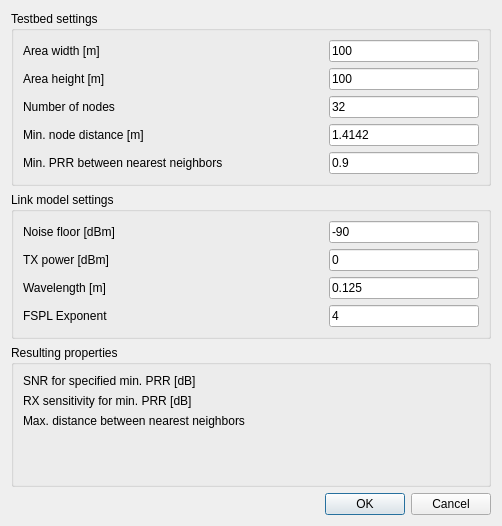
<?xml version="1.0" encoding="UTF-8"?>
<ui version="4.0">
 <class>GenerateTestbedDialog</class>
 <widget class="QDialog" name="GenerateTestbedDialog">
  <property name="geometry">
   <rect>
    <x>0</x>
    <y>0</y>
    <width>500</width>
    <height>526</height>
   </rect>
  </property>
  <property name="windowTitle">
   <string>Generate Testbed</string>
  </property>
  <layout class="QVBoxLayout" name="verticalLayout">
   <item>
    <widget class="QGroupBox" name="groupBox">
     <property name="title">
      <string>Testbed settings</string>
     </property>
     <layout class="QFormLayout" name="formLayout">
      <item row="0" column="1">
       <widget class="QLineEdit" name="areaWidthLe">
        <property name="sizePolicy">
         <sizepolicy hsizetype="Expanding" vsizetype="Fixed">
          <horstretch>0</horstretch>
          <verstretch>0</verstretch>
         </sizepolicy>
        </property>
        <property name="text">
         <string>100</string>
        </property>
       </widget>
      </item>
      <item row="0" column="0">
       <widget class="QLabel" name="label">
        <property name="sizePolicy">
         <sizepolicy hsizetype="Preferred" vsizetype="Preferred">
          <horstretch>0</horstretch>
          <verstretch>0</verstretch>
         </sizepolicy>
        </property>
        <property name="text">
         <string>Area width [m]</string>
        </property>
       </widget>
      </item>
      <item row="1" column="1">
       <widget class="QLineEdit" name="areaHeightLe">
        <property name="text">
         <string>100</string>
        </property>
       </widget>
      </item>
      <item row="1" column="0">
       <widget class="QLabel" name="label_2">
        <property name="text">
         <string>Area height [m]</string>
        </property>
       </widget>
      </item>
      <item row="2" column="0">
       <widget class="QLabel" name="label_3">
        <property name="text">
         <string>Number of nodes</string>
        </property>
       </widget>
      </item>
      <item row="2" column="1">
       <widget class="QLineEdit" name="numNodesLe">
        <property name="text">
         <string>32</string>
        </property>
       </widget>
      </item>
      <item row="3" column="0">
       <widget class="QLabel" name="label_4">
        <property name="text">
         <string>Min. node distance [m]</string>
        </property>
       </widget>
      </item>
      <item row="3" column="1">
       <widget class="QLineEdit" name="minDistLe">
        <property name="text">
         <string>1.4142</string>
        </property>
       </widget>
      </item>
      <item row="4" column="0">
       <widget class="QLabel" name="label_5">
        <property name="sizePolicy">
         <sizepolicy hsizetype="Preferred" vsizetype="Preferred">
          <horstretch>0</horstretch>
          <verstretch>0</verstretch>
         </sizepolicy>
        </property>
        <property name="minimumSize">
         <size>
          <width>300</width>
          <height>0</height>
         </size>
        </property>
        <property name="text">
         <string>Min. PRR between nearest neighbors</string>
        </property>
        <property name="wordWrap">
         <bool>false</bool>
        </property>
       </widget>
      </item>
      <item row="4" column="1">
       <widget class="QLineEdit" name="minPRRLe">
        <property name="minimumSize">
         <size>
          <width>150</width>
          <height>0</height>
         </size>
        </property>
        <property name="toolTip">
         <string>Determines how far away nodes can be placed. There should be at least one neighbor with a PRR &gt;= the specified value.</string>
        </property>
        <property name="text">
         <string>0.9</string>
        </property>
       </widget>
      </item>
     </layout>
    </widget>
   </item>
   <item>
    <widget class="QGroupBox" name="groupBox_2">
     <property name="title">
      <string>Link model settings</string>
     </property>
     <layout class="QFormLayout" name="formLayout_2">
      <item row="0" column="0">
       <widget class="QLabel" name="label_6">
        <property name="minimumSize">
         <size>
          <width>0</width>
          <height>0</height>
         </size>
        </property>
        <property name="text">
         <string>Noise floor [dBm]</string>
        </property>
       </widget>
      </item>
      <item row="0" column="1">
       <widget class="QLineEdit" name="noisefloorLe">
        <property name="text">
         <string>-90</string>
        </property>
       </widget>
      </item>
      <item row="1" column="0">
       <widget class="QLabel" name="label_7">
        <property name="text">
         <string>TX power [dBm]</string>
        </property>
       </widget>
      </item>
      <item row="1" column="1">
       <widget class="QLineEdit" name="txpowerLe">
        <property name="text">
         <string>0</string>
        </property>
       </widget>
      </item>
      <item row="2" column="0">
       <widget class="QLabel" name="label_8">
        <property name="text">
         <string>Wavelength [m]</string>
        </property>
       </widget>
      </item>
      <item row="2" column="1">
       <widget class="QLineEdit" name="wavelengthLe">
        <property name="toolTip">
         <string>wavelength = c / f. With a frequency of 2.4 GHz the wavelength is 12.5cm.</string>
        </property>
        <property name="text">
         <string>0.125</string>
        </property>
       </widget>
      </item>
      <item row="3" column="0">
       <widget class="QLabel" name="label_9">
        <property name="minimumSize">
         <size>
          <width>300</width>
          <height>0</height>
         </size>
        </property>
        <property name="text">
         <string>FSPL Exponent</string>
        </property>
       </widget>
      </item>
      <item row="3" column="1">
       <widget class="QLineEdit" name="fsplExpLe">
        <property name="minimumSize">
         <size>
          <width>150</width>
          <height>0</height>
         </size>
        </property>
        <property name="toolTip">
         <string>Sets the exponent in the free space path loss formular. Higher values increase the attenuation.</string>
        </property>
        <property name="text">
         <string>4</string>
        </property>
       </widget>
      </item>
     </layout>
    </widget>
   </item>
   <item>
    <widget class="QGroupBox" name="groupBox_3">
     <property name="title">
      <string>Resulting properties</string>
     </property>
     <layout class="QFormLayout" name="formLayout_3">
      <item row="0" column="0">
       <widget class="QLabel" name="label_10">
        <property name="text">
         <string>SNR for specified min. PRR [dB]</string>
        </property>
       </widget>
      </item>
      <item row="0" column="1">
       <widget class="QLabel" name="snrLbl">
        <property name="font">
         <font>
          <weight>75</weight>
          <bold>true</bold>
         </font>
        </property>
        <property name="text">
         <string/>
        </property>
       </widget>
      </item>
      <item row="1" column="0">
       <widget class="QLabel" name="label_12">
        <property name="text">
         <string>RX sensitivity for min. PRR [dB]</string>
        </property>
       </widget>
      </item>
      <item row="1" column="1">
       <widget class="QLabel" name="rxsenLbl">
        <property name="font">
         <font>
          <weight>75</weight>
          <bold>true</bold>
         </font>
        </property>
        <property name="text">
         <string/>
        </property>
       </widget>
      </item>
      <item row="2" column="0">
       <widget class="QLabel" name="label_14">
        <property name="minimumSize">
         <size>
          <width>300</width>
          <height>0</height>
         </size>
        </property>
        <property name="text">
         <string>Max. distance between nearest neighbors</string>
        </property>
       </widget>
      </item>
      <item row="2" column="1">
       <widget class="QLabel" name="maxDistLbl">
        <property name="minimumSize">
         <size>
          <width>150</width>
          <height>0</height>
         </size>
        </property>
        <property name="font">
         <font>
          <weight>75</weight>
          <bold>true</bold>
         </font>
        </property>
        <property name="text">
         <string/>
        </property>
       </widget>
      </item>
     </layout>
    </widget>
   </item>
   <item>
    <widget class="QDialogButtonBox" name="buttonBox">
     <property name="orientation">
      <enum>Qt::Horizontal</enum>
     </property>
     <property name="standardButtons">
      <set>QDialogButtonBox::Cancel|QDialogButtonBox::Ok</set>
     </property>
    </widget>
   </item>
  </layout>
 </widget>
 <resources/>
 <connections>
  <connection>
   <sender>buttonBox</sender>
   <signal>accepted()</signal>
   <receiver>GenerateTestbedDialog</receiver>
   <slot>accept()</slot>
   <hints>
    <hint type="sourcelabel">
     <x>248</x>
     <y>254</y>
    </hint>
    <hint type="destinationlabel">
     <x>157</x>
     <y>274</y>
    </hint>
   </hints>
  </connection>
  <connection>
   <sender>buttonBox</sender>
   <signal>rejected()</signal>
   <receiver>GenerateTestbedDialog</receiver>
   <slot>reject()</slot>
   <hints>
    <hint type="sourcelabel">
     <x>316</x>
     <y>260</y>
    </hint>
    <hint type="destinationlabel">
     <x>286</x>
     <y>274</y>
    </hint>
   </hints>
  </connection>
 </connections>
</ui>
